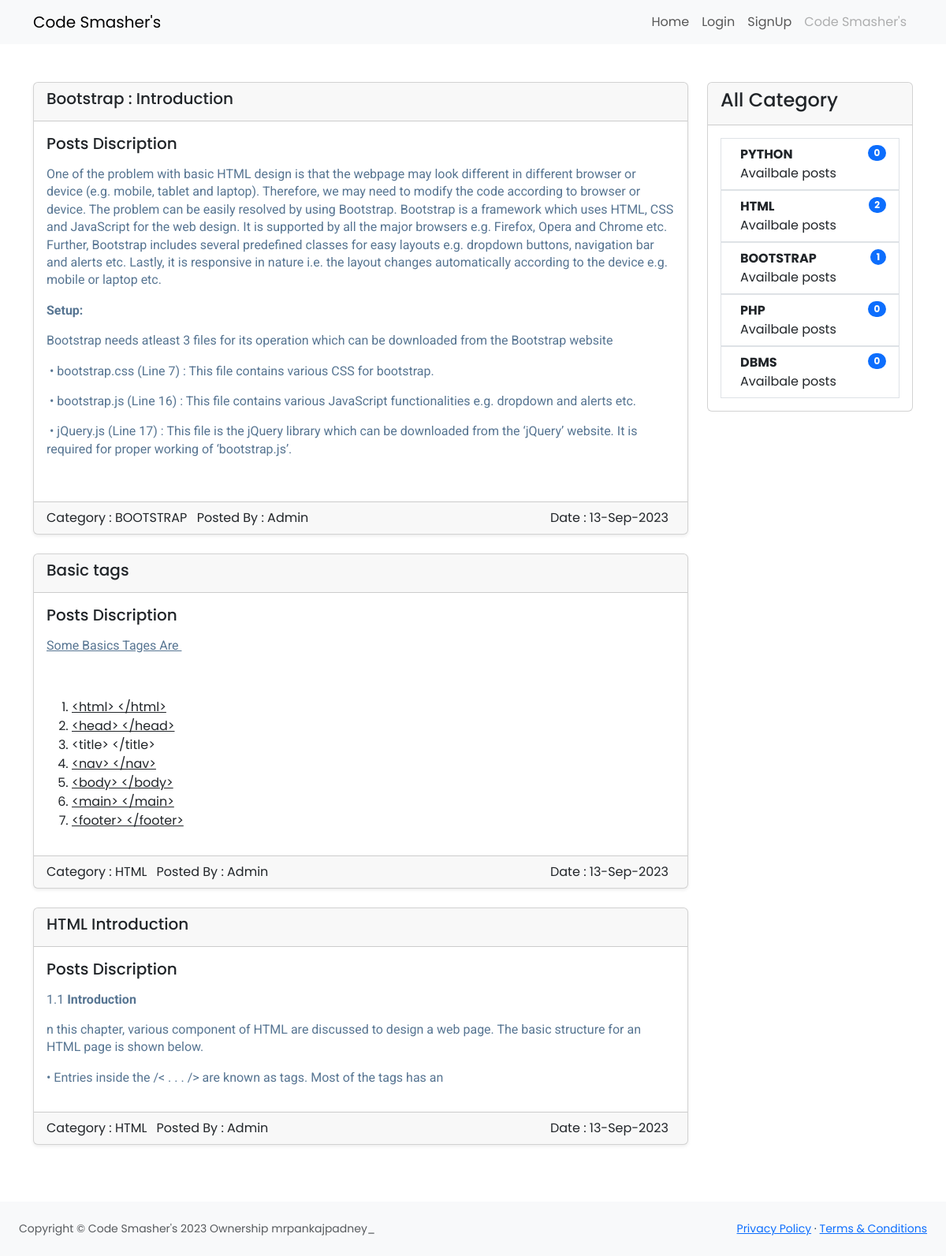
The page / on the database its author committed.
### tables this page shows
CREATE TABLE `posts` (
  `id` int(11) NOT NULL,
  `title` varchar(255) NOT NULL,
  `url` varchar(255) NOT NULL,
  `post_content` text NOT NULL,
  `category_id` int(11) NOT NULL,
  `meta_title` mediumtext DEFAULT NULL,
  `meta_description` text DEFAULT NULL,
  `meta_keywords` mediumtext NOT NULL,
  `status` tinyint(11) NOT NULL DEFAULT 0,
  `created_by` tinyint(11) NOT NULL DEFAULT 1,
  `created_at` timestamp NOT NULL DEFAULT current_timestamp() ON UPDATE current_timestamp()
);

CREATE TABLE `blog_category` (
  `id` int(11) NOT NULL,
  `name` varchar(255) NOT NULL,
  `url` varchar(255) NOT NULL,
  `meta_title` mediumtext NOT NULL,
  `meta_description` text NOT NULL,
  `meta_keywords` mediumtext NOT NULL,
  `status` tinyint(11) NOT NULL DEFAULT 0
);

### index.php (the view, shortened to what this page needs)
<?php
    include("Includes/header.php");
    include("Includes/navbar.php");
?>
<main id="main">
<div class="my-5 ">
    <div class="container">
        <div class="row">
            <div class="col-md-9">
                <?php
                  $query = " SELECT p.*, c.name AS cname FROM posts p, blog_category c WHERE c.id = p.category_id AND c.status ='0' AND p.status ='0' ORDER BY p.id DESC ";
                     $query_run = mysqli_query($conn, $query);
                     if(mysqli_num_rows($query_run) > 0){
                        foreach($query_run as $item){
                            ?>
                <div class="mb-3 card shadow-sm mb-4">
                    <div class="card-header">
                        <h5 class="text-dark me-2"><?= $item['title'] ?></h5>
                    </div>
                    <div class="card-body">
                        <h5>Posts Discription</h5>
                        <p class="text-dark me-2"><?= $item['post_content']?></p>
                    </div>
                    <div class="card-footer">
                        <lable class="text-dark me-2">
                            Category : <?= strtoupper($item['cname']) ?>
                        </lable>
                        <lable class="text-dark me-2">
                            Posted By : <?=  $item['created_by'] == '1 ' ? 'Admin': 'User' ?>
                        </lable>
                        <lable class="text-dark me-2 float-end">
                            Date : <?= date('d-M-Y', strtotime($item['created_at'])) ?>
                        </lable>
                    </div>
                </div>
                <?php
                        }
                     }
                    ?>
            </div>
            <div class="col-md-3">
                <div class="card">
                    <div class="card-header">
                        <h4>All Category</h4>
                    </div>
                    <div class="card-body">
                        <ol class="list-group list-group-numbered">
                            <?php
                                $category_list= "SELECT * FROM blog_category WHERE status='0'";
                                $category_list_run = mysqli_query($conn, $category_list);
                                if (mysqli_num_rows($category_list_run) > 0) {
                                    foreach($category_list_run as $list){
                                        ?>
                            <a href="category.php?title=<?= $list['url'];?>" class="text-decoration-none">
                                <li
                                    class="list-group-item d-flex justify-content-between align-items-start list-group-item-action">
                                    <div class="ms-2 me-auto">
                                        <div class="fw-bold"><?= strtoupper($list['name'] );?></div>
                                        Availbale posts
                                    </div>
                                    <?php
                                         $category_id = $list['id'];
                                         $query = "SELECT * FROM posts WHERE category_id = $category_id AND status='0'";
                                         $query_run =mysqli_query($conn, $query);
                                         if( $total_posts=mysqli_num_rows($query_run)){
                                            echo '<span class="badge bg-primary rounded-pill">'.$total_posts.'</span>';
                                        }else{
                                              echo '<span class="badge bg-primary rounded-pill">0</span>';
                                        }
                                        ?>
                                </li>
                            </a>
                            <?php
                                    }
                                }else{
                                             ?>
                            <h4>No category Availbale</h4>
                            <?php
                                }
                                ?>
                    </div>
                </div>
            </div>
        </div>
    </div>
</div>
<footer id="footer" class="py-4 bg-light mt-auto  ">
                    <div class="container-fluid px-4">
                        <div class="d-flex align-items-center justify-content-between small">
                            <div class="text-muted">Copyright &copy; Code Smasher's <?= date('Y') ?> Ownership  mrpankajpadney_</div>
                            <div>
                                <a href="#">Privacy Policy</a>
                                &middot;
                                <a href="#">Terms &amp; Conditions</a>
                            </div>
                        </div>
                    </div>
                </footer>
<?php
 include("Includes/footer.php");
  ?>

### css/custom.css (style rules this page uses)
body { font-family: "Poppins", sans-serif; color: var(--primary-text-color); }
#footer { background-color: #F3F3F3; padding-top: 10px; padding-bottom: 0px; }
:root { --primary-text-color: #183b56; --secondary-text-color: #577592; --accent-color: #2294ed; --accent-color-dark: #1d69a3; }
p { font-family: "Roboto", sans-serif; color: var(--secondary-text-color); line-height: 1.4rem; }

### rows shown on the page
posts: title "Bootstrap : Introduction", post_content "One of the problem with basic HTML design is that the webpage may look different in different browser or device (e.g. mobile, tablet and laptop). Therefore, we may need to modify the code according to browser or device. The problem can be easily resolved by using Bootstrap. Bootstrap is a framework which uses HTML, CSS and JavaScript for the web design. It is supported by all the major browsers e.g. Firefox, Opera and Chrome etc. Further, Bootstrap includes several predefined classes for easy layouts e.g. dropdown buttons, navigation bar and alerts etc. Lastly, it is responsive in nature i.e. the layout changes automatically according to the device e.g. mobile or laptop etc. Setup:…", blog_category.name "BOOTSTRAP", created_by "Admin", created_at "13-Sep-2023"
posts: title "Basic tags", post_content "Some Basics Tages Are <html> </html> <head> </head> <title> </title> <nav> </nav> <body> </body> <main> </main> <footer> </footer>", blog_category.name "HTML", created_by "Admin", created_at "13-Sep-2023"
posts: title "HTML Introduction", post_content "1.1 Introduction n this chapter, various component of HTML are discussed to design a web page. The basic structure for an HTML page is shown below. • Entries inside the /< . . . /> are known as tags. Most of the tags has an", blog_category.name "HTML", created_by "Admin", created_at "13-Sep-2023"
blog_category: name "PYTHON", shows "0"
blog_category: name "HTML", total_posts "2"
blog_category: name "BOOTSTRAP", total_posts "1"
blog_category: name "PHP", shows "0"
blog_category: name "DBMS", shows "0"
